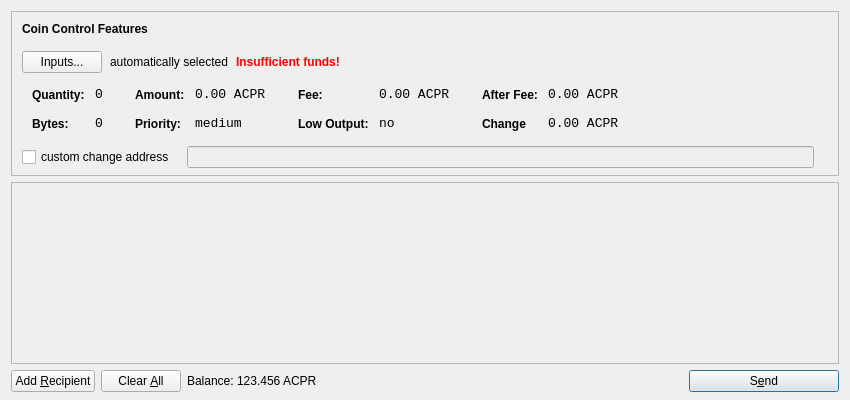
<?xml version="1.0" encoding="UTF-8"?>
<ui version="4.0">
 <class>SendCoinsDialog</class>
 <widget class="QDialog" name="SendCoinsDialog">
  <property name="geometry">
   <rect>
    <x>0</x>
    <y>0</y>
    <width>850</width>
    <height>400</height>
   </rect>
  </property>
  <property name="windowTitle">
   <string>Send Coins</string>
  </property>
  <layout class="QVBoxLayout" name="verticalLayout" stretch="0,1,0">
   <property name="bottomMargin">
    <number>8</number>
   </property>
   <item>
    <widget class="QFrame" name="frameCoinControl">
     <property name="sizePolicy">
      <sizepolicy hsizetype="Expanding" vsizetype="Expanding">
       <horstretch>0</horstretch>
       <verstretch>0</verstretch>
      </sizepolicy>
     </property>
     <property name="maximumSize">
      <size>
       <width>16777215</width>
       <height>16777215</height>
      </size>
     </property>
     <property name="frameShape">
      <enum>QFrame::StyledPanel</enum>
     </property>
     <property name="frameShadow">
      <enum>QFrame::Sunken</enum>
     </property>
     <layout class="QVBoxLayout" name="verticalLayoutCoinControl2">
      <property name="spacing">
       <number>-1</number>
      </property>
      <property name="leftMargin">
       <number>0</number>
      </property>
      <property name="topMargin">
       <number>0</number>
      </property>
      <property name="rightMargin">
       <number>0</number>
      </property>
      <property name="bottomMargin">
       <number>6</number>
      </property>
      <item>
       <layout class="QVBoxLayout" name="verticalLayoutCoinControl" stretch="0,0,0,0,1">
        <property name="spacing">
         <number>0</number>
        </property>
        <property name="leftMargin">
         <number>10</number>
        </property>
        <property name="topMargin">
         <number>10</number>
        </property>
        <item>
         <layout class="QHBoxLayout" name="horizontalLayoutCoinControl1">
          <property name="bottomMargin">
           <number>15</number>
          </property>
          <item>
           <widget class="QLabel" name="labelCoinControlFeatures">
            <property name="sizePolicy">
             <sizepolicy hsizetype="Preferred" vsizetype="Maximum">
              <horstretch>0</horstretch>
              <verstretch>0</verstretch>
             </sizepolicy>
            </property>
            <property name="font">
             <font>
              <weight>75</weight>
              <bold>true</bold>
             </font>
            </property>
            <property name="styleSheet">
             <string notr="true">font-weight:bold;</string>
            </property>
            <property name="text">
             <string>Coin Control Features</string>
            </property>
           </widget>
          </item>
         </layout>
        </item>
        <item>
         <layout class="QHBoxLayout" name="horizontalLayoutCoinControl2" stretch="0,0,0,0">
          <property name="spacing">
           <number>8</number>
          </property>
          <property name="bottomMargin">
           <number>10</number>
          </property>
          <item>
           <widget class="QPushButton" name="pushButtonCoinControl">
            <property name="styleSheet">
             <string notr="true"/>
            </property>
            <property name="text">
             <string>Inputs...</string>
            </property>
           </widget>
          </item>
          <item>
           <widget class="QLabel" name="labelCoinControlAutomaticallySelected">
            <property name="text">
             <string>automatically selected</string>
            </property>
            <property name="margin">
             <number>5</number>
            </property>
           </widget>
          </item>
          <item>
           <widget class="QLabel" name="labelCoinControlInsuffFunds">
            <property name="font">
             <font>
              <weight>75</weight>
              <bold>true</bold>
             </font>
            </property>
            <property name="styleSheet">
             <string notr="true">color:red;font-weight:bold;</string>
            </property>
            <property name="text">
             <string>Insufficient funds!</string>
            </property>
            <property name="margin">
             <number>5</number>
            </property>
           </widget>
          </item>
          <item>
           <spacer name="horizontalSpacerCoinControl">
            <property name="orientation">
             <enum>Qt::Horizontal</enum>
            </property>
            <property name="sizeHint" stdset="0">
             <size>
              <width>40</width>
              <height>1</height>
             </size>
            </property>
           </spacer>
          </item>
         </layout>
        </item>
        <item>
         <widget class="QWidget" name="widgetCoinControl" native="true">
          <property name="sizePolicy">
           <sizepolicy hsizetype="Preferred" vsizetype="Preferred">
            <horstretch>0</horstretch>
            <verstretch>0</verstretch>
           </sizepolicy>
          </property>
          <property name="minimumSize">
           <size>
            <width>0</width>
            <height>0</height>
           </size>
          </property>
          <property name="styleSheet">
           <string notr="true"/>
          </property>
          <layout class="QHBoxLayout" name="horizontalLayoutCoinControl5">
           <property name="margin">
            <number>0</number>
           </property>
           <item>
            <layout class="QHBoxLayout" name="horizontalLayoutCoinControl3" stretch="0,0,0,1">
             <property name="spacing">
              <number>20</number>
             </property>
             <property name="topMargin">
              <number>0</number>
             </property>
             <property name="bottomMargin">
              <number>10</number>
             </property>
             <item>
              <layout class="QFormLayout" name="formLayoutCoinControl1">
               <property name="horizontalSpacing">
                <number>10</number>
               </property>
               <property name="verticalSpacing">
                <number>14</number>
               </property>
               <property name="leftMargin">
                <number>10</number>
               </property>
               <property name="topMargin">
                <number>4</number>
               </property>
               <property name="rightMargin">
                <number>6</number>
               </property>
               <item row="0" column="0">
                <widget class="QLabel" name="labelCoinControlQuantityText">
                 <property name="styleSheet">
                  <string notr="true">font-weight:bold;</string>
                 </property>
                 <property name="text">
                  <string>Quantity:</string>
                 </property>
                 <property name="margin">
                  <number>0</number>
                 </property>
                </widget>
               </item>
               <item row="0" column="1">
                <widget class="QLabel" name="labelCoinControlQuantity">
                 <property name="font">
                  <font>
                   <family>Monospace</family>
                   <pointsize>10</pointsize>
                  </font>
                 </property>
                 <property name="cursor">
                  <cursorShape>IBeamCursor</cursorShape>
                 </property>
                 <property name="contextMenuPolicy">
                  <enum>Qt::ActionsContextMenu</enum>
                 </property>
                 <property name="text">
                  <string>0</string>
                 </property>
                 <property name="margin">
                  <number>0</number>
                 </property>
                 <property name="textInteractionFlags">
                  <set>Qt::LinksAccessibleByMouse|Qt::TextSelectableByKeyboard|Qt::TextSelectableByMouse</set>
                 </property>
                </widget>
               </item>
               <item row="1" column="0">
                <widget class="QLabel" name="labelCoinControlBytesText">
                 <property name="styleSheet">
                  <string notr="true">font-weight:bold;</string>
                 </property>
                 <property name="text">
                  <string>Bytes:</string>
                 </property>
                </widget>
               </item>
               <item row="1" column="1">
                <widget class="QLabel" name="labelCoinControlBytes">
                 <property name="font">
                  <font>
                   <family>Monospace</family>
                   <pointsize>10</pointsize>
                  </font>
                 </property>
                 <property name="cursor">
                  <cursorShape>IBeamCursor</cursorShape>
                 </property>
                 <property name="contextMenuPolicy">
                  <enum>Qt::ActionsContextMenu</enum>
                 </property>
                 <property name="text">
                  <string>0</string>
                 </property>
                 <property name="textInteractionFlags">
                  <set>Qt::LinksAccessibleByMouse|Qt::TextSelectableByKeyboard|Qt::TextSelectableByMouse</set>
                 </property>
                </widget>
               </item>
              </layout>
             </item>
             <item>
              <layout class="QFormLayout" name="formLayoutCoinControl2">
               <property name="horizontalSpacing">
                <number>10</number>
               </property>
               <property name="verticalSpacing">
                <number>14</number>
               </property>
               <property name="leftMargin">
                <number>6</number>
               </property>
               <property name="topMargin">
                <number>4</number>
               </property>
               <property name="rightMargin">
                <number>6</number>
               </property>
               <item row="0" column="0">
                <widget class="QLabel" name="labelCoinControlAmountText">
                 <property name="styleSheet">
                  <string notr="true">font-weight:bold;</string>
                 </property>
                 <property name="text">
                  <string>Amount:</string>
                 </property>
                 <property name="margin">
                  <number>0</number>
                 </property>
                </widget>
               </item>
               <item row="0" column="1">
                <widget class="QLabel" name="labelCoinControlAmount">
                 <property name="font">
                  <font>
                   <family>Monospace</family>
                   <pointsize>10</pointsize>
                  </font>
                 </property>
                 <property name="cursor">
                  <cursorShape>IBeamCursor</cursorShape>
                 </property>
                 <property name="contextMenuPolicy">
                  <enum>Qt::ActionsContextMenu</enum>
                 </property>
                 <property name="text">
                  <string>0.00 ACPR</string>
                 </property>
                 <property name="textInteractionFlags">
                  <set>Qt::LinksAccessibleByMouse|Qt::TextSelectableByKeyboard|Qt::TextSelectableByMouse</set>
                 </property>
                </widget>
               </item>
               <item row="1" column="0">
                <widget class="QLabel" name="labelCoinControlPriorityText">
                 <property name="styleSheet">
                  <string notr="true">font-weight:bold;</string>
                 </property>
                 <property name="text">
                  <string>Priority:</string>
                 </property>
                </widget>
               </item>
               <item row="1" column="1">
                <widget class="QLabel" name="labelCoinControlPriority">
                 <property name="font">
                  <font>
                   <family>Monospace</family>
                   <pointsize>10</pointsize>
                  </font>
                 </property>
                 <property name="cursor">
                  <cursorShape>IBeamCursor</cursorShape>
                 </property>
                 <property name="contextMenuPolicy">
                  <enum>Qt::ActionsContextMenu</enum>
                 </property>
                 <property name="text">
                  <string>medium</string>
                 </property>
                 <property name="textInteractionFlags">
                  <set>Qt::LinksAccessibleByMouse|Qt::TextSelectableByKeyboard|Qt::TextSelectableByMouse</set>
                 </property>
                </widget>
               </item>
              </layout>
             </item>
             <item>
              <layout class="QFormLayout" name="formLayoutCoinControl3">
               <property name="horizontalSpacing">
                <number>10</number>
               </property>
               <property name="verticalSpacing">
                <number>14</number>
               </property>
               <property name="leftMargin">
                <number>6</number>
               </property>
               <property name="topMargin">
                <number>4</number>
               </property>
               <property name="rightMargin">
                <number>6</number>
               </property>
               <item row="0" column="0">
                <widget class="QLabel" name="labelCoinControlFeeText">
                 <property name="styleSheet">
                  <string notr="true">font-weight:bold;</string>
                 </property>
                 <property name="text">
                  <string>Fee:</string>
                 </property>
                 <property name="margin">
                  <number>0</number>
                 </property>
                </widget>
               </item>
               <item row="0" column="1">
                <widget class="QLabel" name="labelCoinControlFee">
                 <property name="font">
                  <font>
                   <family>Monospace</family>
                   <pointsize>10</pointsize>
                  </font>
                 </property>
                 <property name="cursor">
                  <cursorShape>IBeamCursor</cursorShape>
                 </property>
                 <property name="contextMenuPolicy">
                  <enum>Qt::ActionsContextMenu</enum>
                 </property>
                 <property name="text">
                  <string>0.00 ACPR</string>
                 </property>
                 <property name="textInteractionFlags">
                  <set>Qt::LinksAccessibleByMouse|Qt::TextSelectableByKeyboard|Qt::TextSelectableByMouse</set>
                 </property>
                </widget>
               </item>
               <item row="1" column="0">
                <widget class="QLabel" name="labelCoinControlLowOutputText">
                 <property name="styleSheet">
                  <string notr="true">font-weight:bold;</string>
                 </property>
                 <property name="text">
                  <string>Low Output:</string>
                 </property>
                </widget>
               </item>
               <item row="1" column="1">
                <widget class="QLabel" name="labelCoinControlLowOutput">
                 <property name="font">
                  <font>
                   <family>Monospace</family>
                   <pointsize>10</pointsize>
                  </font>
                 </property>
                 <property name="cursor">
                  <cursorShape>IBeamCursor</cursorShape>
                 </property>
                 <property name="contextMenuPolicy">
                  <enum>Qt::ActionsContextMenu</enum>
                 </property>
                 <property name="text">
                  <string>no</string>
                 </property>
                 <property name="textInteractionFlags">
                  <set>Qt::LinksAccessibleByMouse|Qt::TextSelectableByKeyboard|Qt::TextSelectableByMouse</set>
                 </property>
                </widget>
               </item>
              </layout>
             </item>
             <item>
              <layout class="QFormLayout" name="formLayoutCoinControl4">
               <property name="horizontalSpacing">
                <number>10</number>
               </property>
               <property name="verticalSpacing">
                <number>14</number>
               </property>
               <property name="leftMargin">
                <number>6</number>
               </property>
               <property name="topMargin">
                <number>4</number>
               </property>
               <property name="rightMargin">
                <number>6</number>
               </property>
               <item row="0" column="0">
                <widget class="QLabel" name="labelCoinControlAfterFeeText">
                 <property name="styleSheet">
                  <string notr="true">font-weight:bold;</string>
                 </property>
                 <property name="text">
                  <string>After Fee:</string>
                 </property>
                 <property name="margin">
                  <number>0</number>
                 </property>
                </widget>
               </item>
               <item row="0" column="1">
                <widget class="QLabel" name="labelCoinControlAfterFee">
                 <property name="font">
                  <font>
                   <family>Monospace</family>
                   <pointsize>10</pointsize>
                  </font>
                 </property>
                 <property name="cursor">
                  <cursorShape>IBeamCursor</cursorShape>
                 </property>
                 <property name="contextMenuPolicy">
                  <enum>Qt::ActionsContextMenu</enum>
                 </property>
                 <property name="text">
                  <string>0.00 ACPR</string>
                 </property>
                 <property name="textInteractionFlags">
                  <set>Qt::LinksAccessibleByMouse|Qt::TextSelectableByKeyboard|Qt::TextSelectableByMouse</set>
                 </property>
                </widget>
               </item>
               <item row="1" column="0">
                <widget class="QLabel" name="labelCoinControlChangeText">
                 <property name="styleSheet">
                  <string notr="true">font-weight:bold;</string>
                 </property>
                 <property name="text">
                  <string>Change</string>
                 </property>
                </widget>
               </item>
               <item row="1" column="1">
                <widget class="QLabel" name="labelCoinControlChange">
                 <property name="font">
                  <font>
                   <family>Monospace</family>
                   <pointsize>10</pointsize>
                  </font>
                 </property>
                 <property name="cursor">
                  <cursorShape>IBeamCursor</cursorShape>
                 </property>
                 <property name="contextMenuPolicy">
                  <enum>Qt::ActionsContextMenu</enum>
                 </property>
                 <property name="text">
                  <string>0.00 ACPR</string>
                 </property>
                 <property name="textInteractionFlags">
                  <set>Qt::LinksAccessibleByMouse|Qt::TextSelectableByKeyboard|Qt::TextSelectableByMouse</set>
                 </property>
                </widget>
               </item>
              </layout>
             </item>
            </layout>
           </item>
          </layout>
         </widget>
        </item>
        <item>
         <layout class="QHBoxLayout" name="horizontalLayoutCoinControl4" stretch="0,0,0">
          <property name="spacing">
           <number>12</number>
          </property>
          <property name="sizeConstraint">
           <enum>QLayout::SetDefaultConstraint</enum>
          </property>
          <property name="topMargin">
           <number>5</number>
          </property>
          <property name="rightMargin">
           <number>5</number>
          </property>
          <item>
           <widget class="QCheckBox" name="checkBoxCoinControlChange">
            <property name="text">
             <string>custom change address</string>
            </property>
           </widget>
          </item>
          <item>
           <widget class="QLineEdit" name="lineEditCoinControlChange">
            <property name="enabled">
             <bool>false</bool>
            </property>
            <property name="sizePolicy">
             <sizepolicy hsizetype="Expanding" vsizetype="Fixed">
              <horstretch>0</horstretch>
              <verstretch>0</verstretch>
             </sizepolicy>
            </property>
           </widget>
          </item>
          <item>
           <widget class="QLabel" name="labelCoinControlChangeLabel">
            <property name="sizePolicy">
             <sizepolicy hsizetype="Preferred" vsizetype="Expanding">
              <horstretch>0</horstretch>
              <verstretch>0</verstretch>
             </sizepolicy>
            </property>
            <property name="minimumSize">
             <size>
              <width>0</width>
              <height>0</height>
             </size>
            </property>
            <property name="text">
             <string/>
            </property>
            <property name="margin">
             <number>3</number>
            </property>
           </widget>
          </item>
         </layout>
        </item>
        <item>
         <spacer name="verticalSpacerCoinControl">
          <property name="orientation">
           <enum>Qt::Vertical</enum>
          </property>
          <property name="sizeHint" stdset="0">
           <size>
            <width>800</width>
            <height>1</height>
           </size>
          </property>
         </spacer>
        </item>
       </layout>
      </item>
     </layout>
    </widget>
   </item>
   <item>
    <widget class="QScrollArea" name="scrollArea">
     <property name="widgetResizable">
      <bool>true</bool>
     </property>
     <widget class="QWidget" name="scrollAreaWidgetContents">
      <property name="geometry">
       <rect>
        <x>0</x>
        <y>0</y>
        <width>830</width>
        <height>165</height>
       </rect>
      </property>
      <layout class="QVBoxLayout" name="verticalLayout_2">
       <property name="margin">
        <number>0</number>
       </property>
       <item>
        <layout class="QVBoxLayout" name="entries">
         <property name="spacing">
          <number>6</number>
         </property>
        </layout>
       </item>
       <item>
        <spacer name="verticalSpacer">
         <property name="orientation">
          <enum>Qt::Vertical</enum>
         </property>
         <property name="sizeHint" stdset="0">
          <size>
           <width>20</width>
           <height>40</height>
          </size>
         </property>
        </spacer>
       </item>
      </layout>
     </widget>
    </widget>
   </item>
   <item>
    <layout class="QHBoxLayout" name="horizontalLayout">
     <item>
      <widget class="QPushButton" name="addButton">
       <property name="toolTip">
        <string>Send to multiple recipients at once</string>
       </property>
       <property name="text">
        <string>Add &amp;Recipient</string>
       </property>
       <property name="icon">
        <iconset resource="../bitcoin.qrc">
         <normaloff>:/icons/add</normaloff>:/icons/add</iconset>
       </property>
       <property name="autoDefault">
        <bool>false</bool>
       </property>
      </widget>
     </item>
     <item>
      <widget class="QPushButton" name="clearButton">
       <property name="sizePolicy">
        <sizepolicy hsizetype="Minimum" vsizetype="Fixed">
         <horstretch>0</horstretch>
         <verstretch>0</verstretch>
        </sizepolicy>
       </property>
       <property name="toolTip">
        <string>Remove all transaction fields</string>
       </property>
       <property name="text">
        <string>Clear &amp;All</string>
       </property>
       <property name="icon">
        <iconset resource="../bitcoin.qrc">
         <normaloff>:/icons/remove</normaloff>:/icons/remove</iconset>
       </property>
       <property name="autoRepeatDelay">
        <number>300</number>
       </property>
       <property name="autoDefault">
        <bool>false</bool>
       </property>
      </widget>
     </item>
     <item>
      <layout class="QHBoxLayout" name="horizontalLayout_2">
       <property name="spacing">
        <number>3</number>
       </property>
       <item>
        <widget class="QLabel" name="label">
         <property name="sizePolicy">
          <sizepolicy hsizetype="Preferred" vsizetype="Fixed">
           <horstretch>0</horstretch>
           <verstretch>0</verstretch>
          </sizepolicy>
         </property>
         <property name="text">
          <string>Balance:</string>
         </property>
        </widget>
       </item>
       <item>
        <widget class="QLabel" name="labelBalance">
         <property name="sizePolicy">
          <sizepolicy hsizetype="Preferred" vsizetype="Fixed">
           <horstretch>0</horstretch>
           <verstretch>0</verstretch>
          </sizepolicy>
         </property>
         <property name="cursor">
          <cursorShape>IBeamCursor</cursorShape>
         </property>
         <property name="text">
          <string>123.456 ACPR</string>
         </property>
         <property name="textInteractionFlags">
          <set>Qt::LinksAccessibleByMouse|Qt::TextSelectableByKeyboard|Qt::TextSelectableByMouse</set>
         </property>
        </widget>
       </item>
      </layout>
     </item>
     <item>
      <spacer name="horizontalSpacer">
       <property name="orientation">
        <enum>Qt::Horizontal</enum>
       </property>
       <property name="sizeHint" stdset="0">
        <size>
         <width>40</width>
         <height>20</height>
        </size>
       </property>
      </spacer>
     </item>
     <item>
      <widget class="QPushButton" name="sendButton">
       <property name="minimumSize">
        <size>
         <width>150</width>
         <height>0</height>
        </size>
       </property>
       <property name="toolTip">
        <string>Confirm the send action</string>
       </property>
       <property name="text">
        <string>S&amp;end</string>
       </property>
       <property name="icon">
        <iconset resource="../bitcoin.qrc">
         <normaloff>:/icons/send</normaloff>:/icons/send</iconset>
       </property>
       <property name="default">
        <bool>true</bool>
       </property>
      </widget>
     </item>
    </layout>
   </item>
  </layout>
 </widget>
 <resources>
  <include location="../bitcoin.qrc"/>
 </resources>
 <connections/>
</ui>
